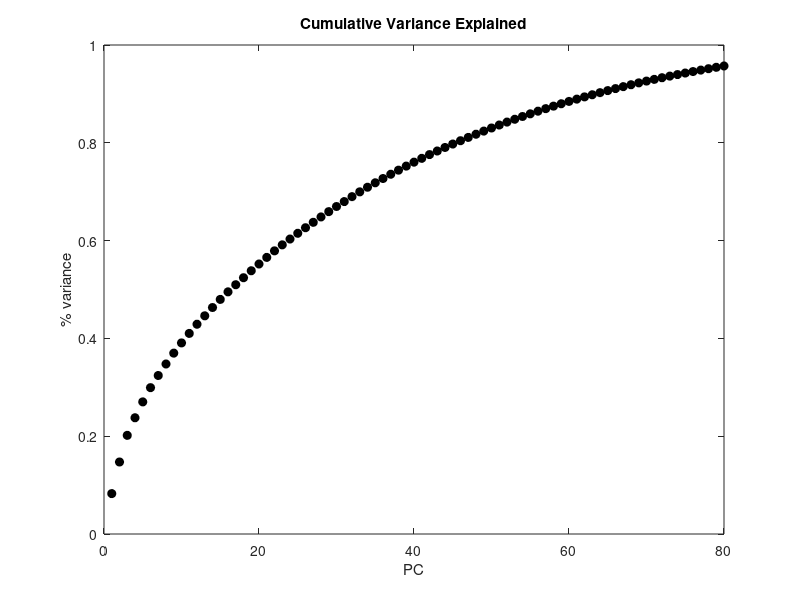

MATLAB code for this plot: (Note: this script raises an error after producing the figure.)

%%%%%%%% PLOTTING Figure 3A
%%%%%%% Single-event population activity vectors (all cells from all regions, summed spike counts, -500 to +1000ms) 
%%%%%%% in the space of first three principal components, cluster by gesture-type 
%%%%%%% Input is nTrials x nCells , 
%%%%%%%   where each entry is # of spikes within a trial
%%%%%%%  Each point in state-space is a trial 
%%%%%%%
%%%%%%% data.allCellsPerTrialSpikeCount contains summed spike counts;  nTrials x nCells 
%%%%%%  data.allTrials contains which categorical gesture occured, nTrials
%%%%%% 
% written GRI 250911

clear all ; 
data = load('MatFiles/Fig3A.mat'); % change input file to examine plots from Supplementary Figures
sqrtFlag = 0;
centerOnlyFlag = 0; % ONLY mean center input to PCA (dont divide by std)
centerNormalizeFlag = 1; % normalize cells/variables by their variance in addition to mean-centering (PCA on correlation matrix)    

allCellsPerTrialSpikeCount = data.allCellsPerTrialSpikeCount;
allTrials = data.allTrials;
bhvs2plot = data.bhvs2plot;
taxis = data.ax; 

% Single-Trial PCA 
% Input is nTrials x nCells , 
%    where each entry is # of spikes within a trial
%  Each point in state-space is a TRIAL 

if centerOnlyFlag
     [coeff,score,latent, ~] = pca(allCellsPerTrialSpikeCount); % centering (subtract column/cell means) done automatically by pca()
     neuralInput = allCellsPerTrialSpikeCount - mean(allCellsPerTrialSpikeCount); %for plotting only, later
elseif centerNormalizeFlag
     [coeff,score,latent, ~] = pca(allCellsPerTrialSpikeCount,'VariableWeights', 'variance'); 
     neuralInput = (allCellsPerTrialSpikeCount - mean(allCellsPerTrialSpikeCount)) ./ std(allCellsPerTrialSpikeCount,[],1);
elseif sqrtFlag 
    [coeff,score,latent, ~] = pca(sqrt(allCellsPerTrialSpikeCount)); 
    neuralInput = sqrt(allCellsPerTrialSpikeCount);
else
    [coeff,score,latent, ~] = pca(allCellsPerTrialSpikeCount,'Centered','off');
    neuralInput = allCellsPerTrialSpikeCount;
    disp('performing PCA on uncentered, non-normalized data!')
end


% explained variance 
explained = latent/sum(latent);

% eigenvalues 
figure; 
plot(cumsum(latent/sum(latent)), 'ok','MarkerFaceColor','k') 
xlabel('PC'); ylabel('% variance'); xlim([0 80]);
title('Cumulative Variance Explained');

% plot perTrial data projected onto first 3 PCs 
%%
[~,~,id] = unique(allTrials.trialType);
colors = 'rbgck';
markers = 'osd*.';
plotFig = figure; plotFig.Position = [476    92   946   774];

for idx = 1:length(unique(allTrials.trialType))'
    dat2plot = score(allTrials.trialType == bhvs2plot(idx),:);
    scat(idx) = scatter3(dat2plot(:,1), dat2plot(:,2), dat2plot(:,3), 500, [colors(idx) markers(idx)], 'filled',...
        'MarkerFaceAlpha', 0.5,'MarkerEdgeColor',colors(idx),'linew',2);
    hold on;
end
xlabel('Neural PC1')
ylabel('Neural PC2')
zlabel('Neural PC3')
title(['Single Trials of Facial Gesture ']); 
legend('Threat','Lipsmack','Chew')

% % figure; imagesc(allCellsPerTrialSpikeCount'); colormap(jet); ylabel('cell'); xlabel('trial#'); 
% % colorbar;
% % xticks(1:length(allTrials.trialType));
% % xticklabels(allTrials.trialType);
% % yticks(1:size(allCellsPerTrialSpikeCount,2));
% % yticklabels(spikeLabels);
% % title('spikes PER trial, per Cell ')
% % 
% % 
% % figure; imagesc(neuralInput'); colormap(jet); ylabel('cell'); xlabel('trial#'); 
% % colorbar;
% % xticks(1:length(allTrials.trialType));
% % xticklabels(allTrials.trialType);
% % yticks(1:size(allCellsPerTrialSpikeCount,2));
% % yticklabels(spikeLabels);
% % title('spikes PER trial per cell, PREPROC INPUT ')
% % 
% % % % plot FR vs loadings to see if highFR neurons determine own PCs
% % figure;
% % subplot(1,2,1); plot(bin.meanFRs(bin.meanFRs >= threshlowFR), coeff(:,1), 'o'); grid; xlabel('meanFR'); ylabel('loadings on PC1')
% % [rho1, pval1] = corr(bin.meanFRs(bin.meanFRs >= threshlowFR)', coeff(:,1));
% % subplot(1,2,2); plot(bin.meanFRs(bin.meanFRs >= threshlowFR), coeff(:,2), 'o'); grid; xlabel('meanFR'); ylabel('loadings on PC2')
% % [rho2, pval2] = corr(bin.meanFRs(bin.meanFRs >= threshlowFR)', coeff(:,2));
% % sgtitle('Mean FRs vs. loadings on PC1, PC2')
% % 
% 
% % loadings of each neuron on each PC
%  figure; imagesc(coeff(:,1:5));  colorbar; colormap(bluewhitered)
%  ax = gca; 
%  ax.FontSize = 10;
%  yticks(1:size(allCellsPerTrialSpikeCount,2));
%  yticklabels(data.spikeLabels2plot);
%  xticks(1:5)
%  xlabel('PC','FontSize',18); ylabel('Cell ID','FontSize',18);
%  title('PC Loadings are Distributed Across Cells','FontSize',22)
% 

ax = gca;
set(ax, 'CameraPosition',  [-84.9252  76.9082  48.6309], ...
        'CameraTarget',    [2.5 2.5 0], ...
        'CameraUpVector',  [0 0 1], ...
        'CameraViewAngle', 10.18);
drawnow; 
set(ax, 'CameraPositionMode','auto', ...
        'CameraTargetMode','auto', ...
        'CameraUpVectorMode','auto', ...
        'CameraViewAngleMode','auto');

rotate3d(ax, 'on');     